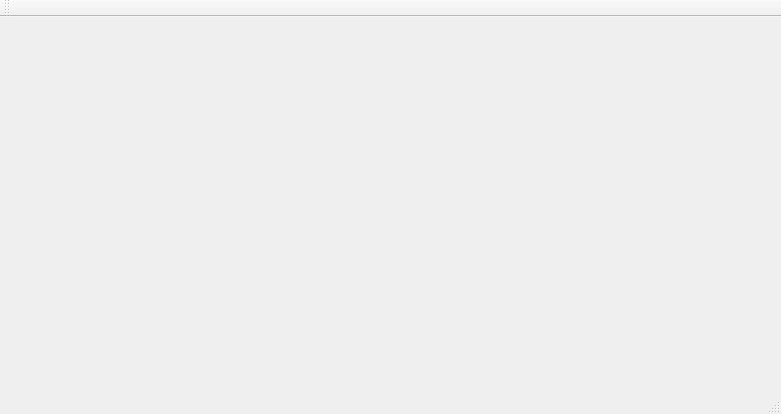
<?xml version="1.0" encoding="UTF-8"?>
<ui version="4.0">
 <class>MainWindow</class>
 <widget class="QMainWindow" name="MainWindow">
  <property name="geometry">
   <rect>
    <x>0</x>
    <y>0</y>
    <width>781</width>
    <height>414</height>
   </rect>
  </property>
  <property name="windowTitle">
   <string>MainWindow</string>
  </property>
  <widget class="QWidget" name="centralWidget"/>
  <widget class="QMenuBar" name="menuBar">
   <property name="geometry">
    <rect>
     <x>0</x>
     <y>0</y>
     <width>781</width>
     <height>22</height>
    </rect>
   </property>
  </widget>
  <widget class="QToolBar" name="mainToolBar">
   <attribute name="toolBarArea">
    <enum>TopToolBarArea</enum>
   </attribute>
   <attribute name="toolBarBreak">
    <bool>false</bool>
   </attribute>
  </widget>
  <widget class="QStatusBar" name="statusBar"/>
 </widget>
 <layoutdefault spacing="6" margin="11"/>
 <resources/>
 <connections/>
</ui>
